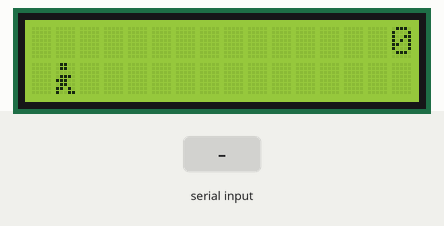
Recording of a sketch running on a simulated Arduino Uno, built with avr-gcc and run on an emulated ATmega328P. Shown: 16×2 character LCD. The inputs (shaded band) are chosen by the test bench. Random numbers use the default seed unless the sketch sets one; what the sketch prints to the serial monitor is not drawn.

Above: at 1.2 s.
1.3 s: "RUN\n" received over Serial
At 2.3 s:
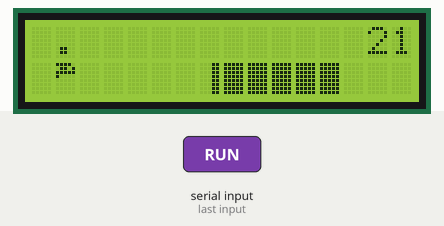
3.0 s: byte 10 ('\n') received over Serial
At 3.48 s:
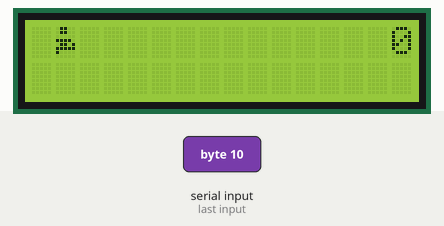
5.2 s: "JUMP\n" received over Serial
At 5.44 s:
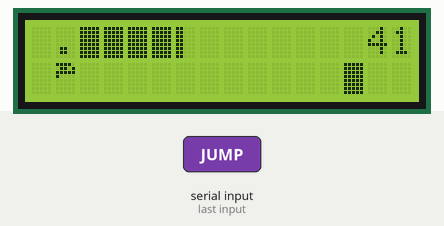
7.3 s: "0\n" received over Serial
9.3 s: byte 10 ('\n') received over Serial
At 10.3 s:
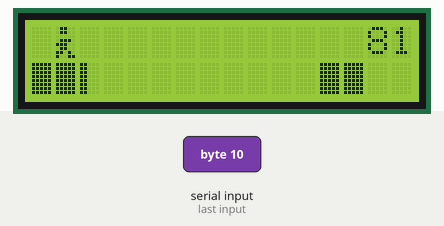
11.0 s: "RUN\n" received over Serial
At 11.87 s:
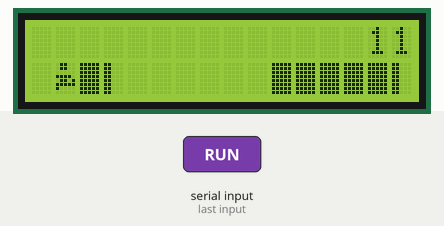

The sketch:

fitman_game.ino
```cpp
#include <LiquidCrystal.h>

#define PIN_AUTOPLAY 1
#define PIN_CONTRAST 12

#define SPRITE_JUMP_UPPER 0
#define SPRITE_RUN1 1
#define SPRITE_RUN2 2
#define SPRITE_JUMP 3
#define SPRITE_JUMP_UPPER '.'
#define SPRITE_JUMP_LOWER 4
#define SPRITE_TERRAIN_EMPTY ' '
#define SPRITE_TERRAIN_SOLID 5
#define SPRITE_TERRAIN_SOLID_RIGHT 6
#define SPRITE_TERRAIN_SOLID_LEFT 7

#define HERO_HORIZONTAL_POSITION 1

#define TERRAIN_WIDTH 16
#define TERRAIN_EMPTY 0
#define TERRAIN_LOWER_BLOCK 1
#define TERRAIN_UPPER_BLOCK 2

#define HERO_POSITION_OFF 0
#define HERO_POSITION_RUN_LOWER_1 1
#define HERO_POSITION_RUN_LOWER_2 2
#define HERO_POSITION_JUMP_1 3
#define HERO_POSITION_JUMP_2 4
#define HERO_POSITION_JUMP_3 5
#define HERO_POSITION_JUMP_4 6
#define HERO_POSITION_JUMP_5 7
#define HERO_POSITION_JUMP_6 8
#define HERO_POSITION_JUMP_7 9
#define HERO_POSITION_JUMP_8 10
#define HERO_POSITION_RUN_UPPER_1 11
#define HERO_POSITION_RUN_UPPER_2 12

int rs = 11;
int e = 10;
int d4 = 9;
int d5 = 8;
int d6 = 3;
int d7 = 4;
LiquidCrystal lcd(11, 10, 9, 8, 3, 4);  // Match wiring
String state = "";  // Global variable to track pose state
unsigned long previousMillis = 0;
const long interval = 50;

class SideScrollerGame {
  char terrainUpper[TERRAIN_WIDTH + 1];
  char terrainLower[TERRAIN_WIDTH + 1];

  byte heroPos;
  byte newTerrainType;
  byte newTerrainDuration;
  bool playing;
  bool blink;
  unsigned int distance;
  unsigned long lastInputTime = 0;
  const unsigned long inputTimeout = 1000; // 1 second timeout

public:
  SideScrollerGame() : heroPos(HERO_POSITION_RUN_LOWER_1), newTerrainType(TERRAIN_EMPTY),
    newTerrainDuration(1), playing(false), blink(false), distance(0) {}

  void initializeGraphics() {
    static byte graphics[] = {
      B01100, B01100, B00000, B01110, B11100, B01100, B11010, B10011, // Run 1
      B01100, B01100, B00000, B01100, B01100, B01100, B01100, B01110, // Run 2
      B01100, B01100, B00000, B11110, B01101, B11111, B10000, B00000, // Jump
      B11110, B01101, B11111, B10000, B00000, B00000, B00000, B00000, // Jump lower
      B11111, B11111, B11111, B11111, B11111, B11111, B11111, B11111, // Ground
      B00011, B00011, B00011, B00011, B00011, B00011, B00011, B00011, // Ground right
      B11000, B11000, B11000, B11000, B11000, B11000, B11000, B11000  // Ground left
    };

    for (int i = 0; i < 7; ++i) {
      lcd.createChar(i + 1, &graphics[i * 8]);
    }

    for (int i = 0; i < TERRAIN_WIDTH; ++i) {
      terrainUpper[i] = SPRITE_TERRAIN_EMPTY;
      terrainLower[i] = SPRITE_TERRAIN_EMPTY;
    }
  }

  void advanceTerrain(char* terrain, byte newTerrain) {
    for (int i = 0; i < TERRAIN_WIDTH; ++i) {
      char current = terrain[i];
      char next = (i == TERRAIN_WIDTH - 1) ? newTerrain : terrain[i + 1];

      switch (current) {
        case SPRITE_TERRAIN_EMPTY:
          terrain[i] = (next == SPRITE_TERRAIN_SOLID) ? SPRITE_TERRAIN_SOLID_RIGHT : SPRITE_TERRAIN_EMPTY;
          break;
        case SPRITE_TERRAIN_SOLID:
          terrain[i] = (next == SPRITE_TERRAIN_EMPTY) ? SPRITE_TERRAIN_SOLID_LEFT : SPRITE_TERRAIN_SOLID;
          break;
        case SPRITE_TERRAIN_SOLID_RIGHT:
          terrain[i] = SPRITE_TERRAIN_SOLID;
          break;
        case SPRITE_TERRAIN_SOLID_LEFT:
          terrain[i] = SPRITE_TERRAIN_EMPTY;
          break;
      }
    }
  }

  bool drawHero(byte position) {
    bool collide = false;
    char upperSave = terrainUpper[HERO_HORIZONTAL_POSITION];
    char lowerSave = terrainLower[HERO_HORIZONTAL_POSITION];
    byte upper, lower;

    switch (position) {
      case HERO_POSITION_OFF:
        upper = lower = SPRITE_TERRAIN_EMPTY;
        break;
      case HERO_POSITION_RUN_LOWER_1:
        upper = SPRITE_TERRAIN_EMPTY;
        lower = SPRITE_RUN1;
        break;
      case HERO_POSITION_RUN_LOWER_2:
        upper = SPRITE_TERRAIN_EMPTY;
        lower = SPRITE_RUN2;
        break;
      case HERO_POSITION_JUMP_1:
      case HERO_POSITION_JUMP_8:
        upper = SPRITE_TERRAIN_EMPTY;
        lower = SPRITE_JUMP;
        break;
      case HERO_POSITION_JUMP_2:
      case HERO_POSITION_JUMP_7:
        upper = SPRITE_JUMP_UPPER;
        lower = SPRITE_JUMP_LOWER;
        break;
      case HERO_POSITION_JUMP_3:
      case HERO_POSITION_JUMP_4:
      case HERO_POSITION_JUMP_5:
      case HERO_POSITION_JUMP_6:
        upper = SPRITE_JUMP;
        lower = SPRITE_TERRAIN_EMPTY;
        break;
      case HERO_POSITION_RUN_UPPER_1:
        upper = SPRITE_RUN1;
        lower = SPRITE_TERRAIN_EMPTY;
        break;
      case HERO_POSITION_RUN_UPPER_2:
        upper = SPRITE_RUN2;
        lower = SPRITE_TERRAIN_EMPTY;
        break;
    }

    if (upper != ' ') {
      terrainUpper[HERO_HORIZONTAL_POSITION] = upper;
      collide = (upperSave != SPRITE_TERRAIN_EMPTY);
    }
    if (lower != ' ') {
      terrainLower[HERO_HORIZONTAL_POSITION] = lower;
      collide |= (lowerSave != SPRITE_TERRAIN_EMPTY);
    }

    terrainUpper[TERRAIN_WIDTH] = '\0';
    terrainLower[TERRAIN_WIDTH] = '\0';

    byte digits = (distance > 9999) ? 5 : (distance > 999) ? 4 : (distance > 99) ? 3 : (distance > 9) ? 2 : 1;

    char temp = terrainUpper[16 - digits];
    terrainUpper[16 - digits] = '\0';

    lcd.setCursor(0, 0);
    lcd.print(terrainUpper);
    terrainUpper[16 - digits] = temp;

    lcd.setCursor(0, 1);
    lcd.print(terrainLower);

    lcd.setCursor(16 - digits, 0);
    lcd.print(distance >> 3);

    terrainUpper[HERO_HORIZONTAL_POSITION] = upperSave;
    terrainLower[HERO_HORIZONTAL_POSITION] = lowerSave;

    return collide;
  }

  void update() {
    static String inputBuffer = "";
    static bool gotNewInput = false; // Declare gotNewInput as static so it keeps value between calls
    unsigned long currentMillis = millis(); // Define currentMillis using millis()

    gotNewInput = false; // Reset at start of each loop
    while (Serial.available()) {
      char c = Serial.read();
      if (c == '\n') {
        inputBuffer.trim();
        float inputFloat = inputBuffer.toFloat();
        Serial.print("Input received: ");
        Serial.println(inputFloat);
        gotNewInput = true;

        if (inputFloat > 0.8) {
          state = "RUN";
          lastInputTime = currentMillis;
        } else if (inputFloat < 0.2) {
          state = "JUMP";
          lastInputTime = currentMillis;
        }

        inputBuffer = "";  // Clear buffer
      } else {
        inputBuffer += c;  // Accumulate characters
      }
    }


    // Optional: reset to default if too long since input
    if (!gotNewInput && currentMillis - lastInputTime > inputTimeout) {
      state = "RUN";  // fallback default
    }


    if (!playing) {
      drawHero((blink) ? HERO_POSITION_OFF : heroPos);
      if (blink) {
        lcd.setCursor(0, 0);
        lcd.print("Pose to play  ");
      }
      delay(250);
      blink = !blink;

      if (state == "RUN") {  // Start game only if pose is "1"
        initializeGraphics();
        heroPos = HERO_POSITION_RUN_LOWER_1;
        playing = true;
        distance = 0;
      }
      return;
    }

    // When playing:

    advanceTerrain(terrainLower, newTerrainType == TERRAIN_LOWER_BLOCK ? SPRITE_TERRAIN_SOLID : SPRITE_TERRAIN_EMPTY);
    advanceTerrain(terrainUpper, newTerrainType == TERRAIN_UPPER_BLOCK ? SPRITE_TERRAIN_SOLID : SPRITE_TERRAIN_EMPTY);

    if (--newTerrainDuration == 0) {
      if (newTerrainType == TERRAIN_EMPTY) {
        newTerrainType = (random(3) == 0) ? TERRAIN_UPPER_BLOCK : TERRAIN_LOWER_BLOCK;
        newTerrainDuration = 2 + random(10);
      } else {
        newTerrainType = TERRAIN_EMPTY;
        newTerrainDuration = 10 + random(10);
      }
    }

    if (state == "JUMP") {
      if (heroPos <= HERO_POSITION_RUN_LOWER_2) {
        heroPos = HERO_POSITION_JUMP_1;
      }
    } else if (state == "RUN") {
      if (heroPos >= HERO_POSITION_JUMP_1 && heroPos <= HERO_POSITION_JUMP_8) {
        heroPos = HERO_POSITION_RUN_LOWER_1;
      }
    }

    if (drawHero(heroPos)) {
      playing = false;
    } else {
      if (heroPos == HERO_POSITION_RUN_LOWER_2 || heroPos == HERO_POSITION_JUMP_8) {
        heroPos = HERO_POSITION_RUN_LOWER_1;
      } else if ((heroPos >= HERO_POSITION_JUMP_3 && heroPos <= HERO_POSITION_JUMP_5) &&
                terrainLower[HERO_HORIZONTAL_POSITION] != SPRITE_TERRAIN_EMPTY) {
        heroPos = HERO_POSITION_RUN_UPPER_1;
      } else if (heroPos >= HERO_POSITION_RUN_UPPER_1 &&
                terrainLower[HERO_HORIZONTAL_POSITION] == SPRITE_TERRAIN_EMPTY) {
        heroPos = HERO_POSITION_JUMP_5;
      } else if (heroPos == HERO_POSITION_RUN_UPPER_2) {
        heroPos = HERO_POSITION_RUN_UPPER_1;
      } else {
        ++heroPos;
      }

      ++distance;
      digitalWrite(PIN_AUTOPLAY, terrainLower[HERO_HORIZONTAL_POSITION + 2] == SPRITE_TERRAIN_EMPTY ? HIGH : LOW);
    }

    delay(50);
  }


};

SideScrollerGame game;

void setup() {
  pinMode(PIN_CONTRAST, OUTPUT);
  digitalWrite(PIN_CONTRAST, LOW);

  pinMode(PIN_AUTOPLAY, OUTPUT);
  digitalWrite(PIN_AUTOPLAY, HIGH);

  lcd.begin(16, 2);
  game.initializeGraphics();

  Serial.begin(9600);
}


void loop() {
    game.update();
}
```
